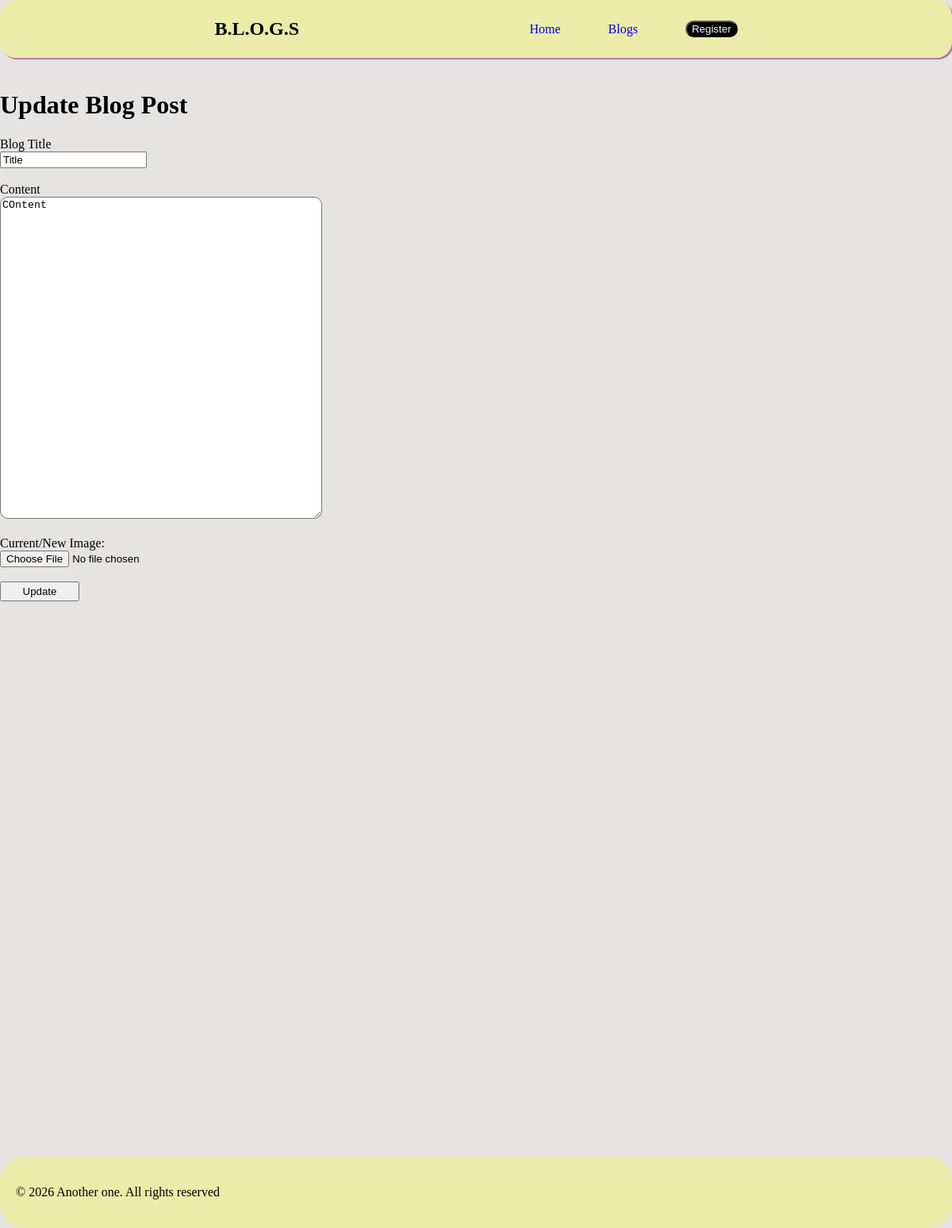
Screenshot of /update/1 with the database file from the repository.
### app.py (models this page shows, shortened)
class Blog(db.Model):
    id = db.Column(db.Integer, primary_key=True)
    title = db.Column(db.String(80))
    content = db.Column(db.String(1000))
    image = db.Column(db.String(200))
    created_at = db.Column(db.DateTime, default=datetime.utcnow)
    user_id=db.Column(db.Integer,db.ForeignKey('user.id'), nullable=False)

### app.py (the view, shortened to what this page needs)
@app.route("/update/<int:id>", methods=['GET', 'POST'])
def updateblog(id):
    blog = db.session.get(Blog, id)
    if not blog:
        flash("Blog post not found.", "error")
        return redirect(url_for("blogs"))
    Blogform = AddBlogForm(obj=blog)
    return render_template("updateblogs.html", form=Blogform, blog=blog)

### registerforms.py
class AddBlogForm(FlaskForm):
    title = StringField('Blog Title', validators=[InputRequired(message= "Can't be empty")])
    content = TextAreaField('Content', validators=[InputRequired(message="Can't be empty")])
    image = FileField('Upload title picture', validators=[FileRequired(), FileAllowed(['jpg', 'png', 'webp', 'jpeg'])])
    submit = SubmitField('Update')

### templates/updateblogs.html (shortened to what this page needs)
{%extends 'base.html'%}
{% block content%}
<h1>Update Blog Post</h1>
    <form method="POST" action="" enctype="multipart/form-data">
        <div>
            {{ form.title.label }}<br>
            {{ form.title(class="form-control") }}
        </div>
        <br>
        <div>
            {{ form.content.label }}<br>
            {{ form.content(rows=10, cols=50) }}
        </div>
        <br>
        <div>
            <label for="Blog_image">Current/New Image:</label><br>
            <input type="file" name="Blog_image" id="Blog_image">
        </div>
        <br>
        <div>
            {{ form.submit(style="width: 100px; height: 25px;") }}
        </div>
    </form>
{%endblock%}

### static/css/index.css (style rules this page uses)
:root { --bg: #0b0c10; --surface: #13151b; --border: #23263a; --accent: #c8f03d; --accent2: #5b6aff; --text: #e8eaf0; --muted: #6b7280; --danger: #ff5c2c; --success: #3dffc8; --radius: 14px; }
textarea { border-radius: 10px; height: 400px; width: 400px; }

### rows the page displays
Blog: title "Title", content.label "Content", content "COntent"
